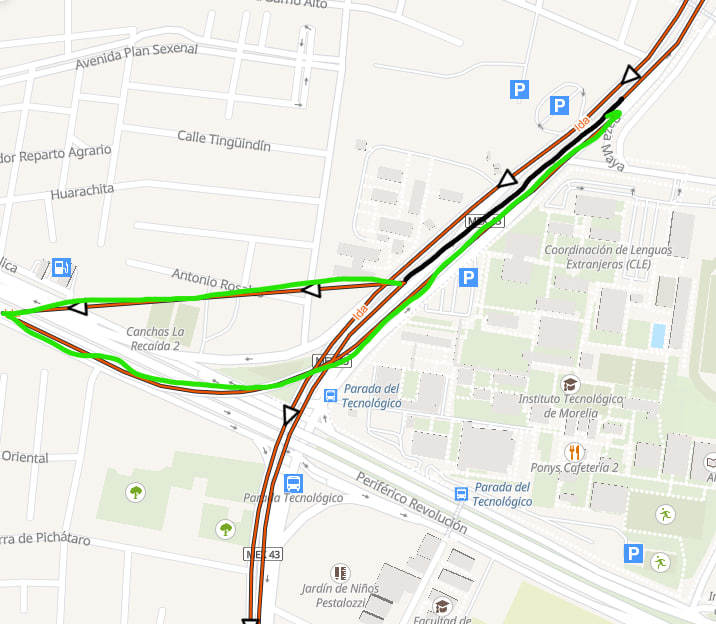
#> input picture rutasdecombi/c1.jpg, 716 x 624 px
$ python extract_c1_black_line.py
#> lines starting #> are read from the running program, lines starting #| are printed output that depends on the picture; after the words box and inside, x2 and y2 are one past the last pixel; in counts of white or black regions, pixels touching at a corner belong together
"""Extract black/green overlay pixels from c1.jpg and georeference approximately."""
from __future__ import annotations

import json
from pathlib import Path

import numpy as np
from PIL import Image

ROOT = Path(__file__).resolve().parents[1]
C1 = ROOT / "rutasdecombi" / "c1.jpg"

# Visible map bounds estimated from route geometry in the screenshot area.
LNG_MIN, LNG_MAX = -101.195, -101.155
LAT_MIN, LAT_MAX = 19.698, 19.735


def pixels_to_geo(xs: np.ndarray, ys: np.ndarray, w: int, h: int) -> list[tuple[float, float]]:
    lng = LNG_MIN + (xs / w) * (LNG_MAX - LNG_MIN)
    lat = LAT_MAX - (ys / h) * (LAT_MAX - LAT_MIN)
    return list(zip(lng.tolist(), lat.tolist()))


def trace_color(img: np.ndarray, kind: str) -> list[tuple[int, int]]:
    r, g, b = img[:, :, 0], img[:, :, 1], img[:, :, 2]
    if kind == "black":
        mask = (r < 70) & (g < 70) & (b < 70)
    elif kind == "green":
        mask = (g > 140) & (r < 120) & (b < 120)
    else:
        mask = (r > 200) & (g > 90) & (g < 180) & (b < 80)
    ys, xs = np.where(mask)
    return list(zip(xs.tolist(), ys.tolist()))


def sort_path(points: list[tuple[int, int]]) -> list[tuple[int, int]]:
    if len(points) < 2:
        return points
    remaining = points[:]
    path = [remaining.pop(0)]
    while remaining:
        last = path[-1]
        dists = [((p[0] - last[0]) ** 2 + (p[1] - last[1]) ** 2, i) for i, p in enumerate(remaining)]
        _, idx = min(dists)
        path.append(remaining.pop(idx))
    return path


def downsample(path: list[tuple[int, int]], step: int = 8) -> list[tuple[int, int]]:
    return path[::step]


def main() -> None:
    img = np.array(Image.open(C1).convert("RGB"))
#> img is the input picture: shape (624, 716, 3); mean R, G, B 235.6, 236.3, 228.1
    h, w = img.shape[:2]
#> h = 624; w = 716
    for kind in ("black", "green", "orange"):
        px = trace_color(img, kind)
        print(kind, "pixels", len(px))
        if not px:
            continue
        ordered = sort_path(px)
        sampled = downsample(ordered, 12)
        geo = pixels_to_geo(
            np.array([p[0] for p in sampled]),
            np.array([p[1] for p in sampled]),
            w,
            h,
        )
        out = ROOT / "scratch" / f"c1_{kind}_line.geojson"
        out.write_text(
            json.dumps(
                {
                    "type": "FeatureCollection",
                    "features": [
                        {
                            "type": "Feature",
                            "properties": {"kind": kind},
                            "geometry": {"type": "LineString", "coordinates": geo},
                        }
                    ],
                },
                ensure_ascii=False,
            ),
            encoding="utf-8",
        )
        print("wrote", out, "points", len(geo))
        for i, (lng, lat) in enumerate(geo[:15]):
            print(f"  {i:2d} {lng:.6f} {lat:.6f}")
#> this loop made 3 passes
#| black pixels 1933
#| wrote scratch/c1_black_line.geojson points 162
#| green pixels 5587
#| wrote scratch/c1_green_line.geojson points 466
#| orange pixels 655
#| wrote scratch/c1_orange_line.geojson points 55
#> pass 1, in trace_color, `r, g, b = img[:, :, 0], img[:, :, 1], img[:, :, 2]`:
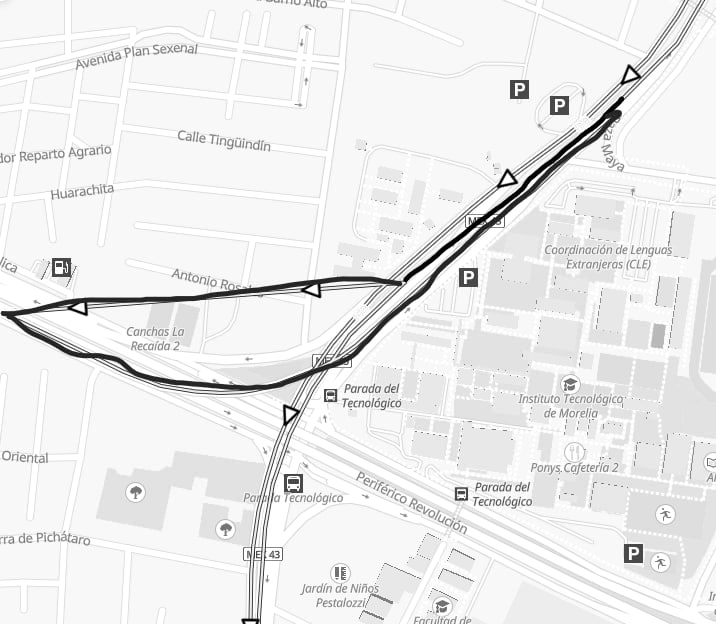
#> r: shape (624, 716); min 0, max 255, mean 235.6
#> pass 1, in trace_color, `r, g, b = img[:, :, 0], img[:, :, 1], img[:, :, 2]`:
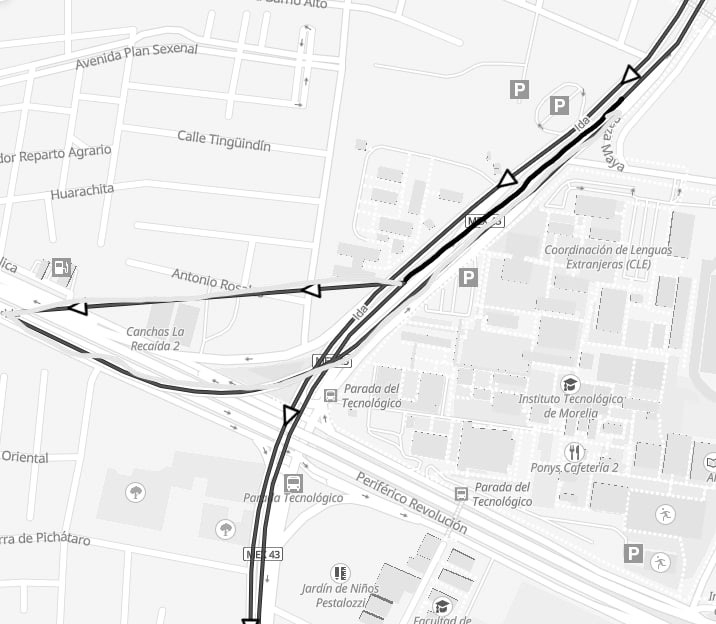
#> g: shape (624, 716); min 0, max 255, mean 236.3
#> pass 1, in trace_color, `r, g, b = img[:, :, 0], img[:, :, 1], img[:, :, 2]`:
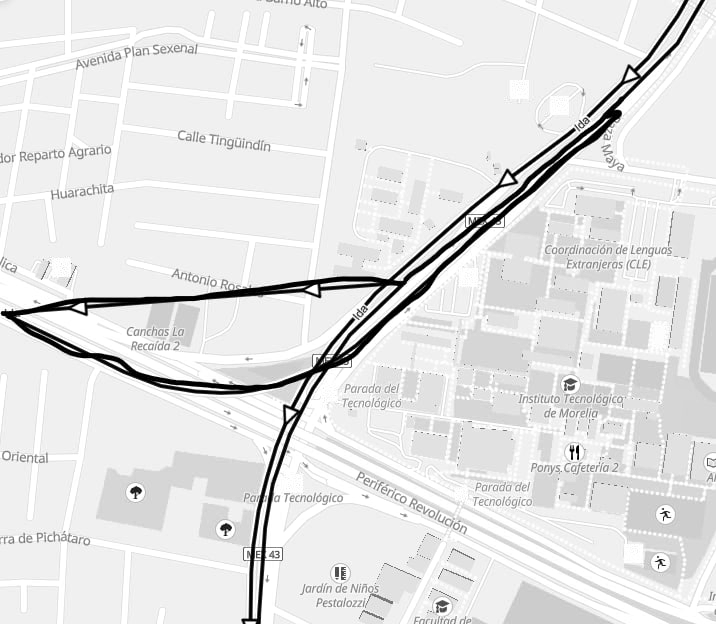
#> b: shape (624, 716); min 0, max 255, mean 228.1
#> pass 1, in trace_color, `mask = (r < 70) & (g < 70) & (b < 70)`:
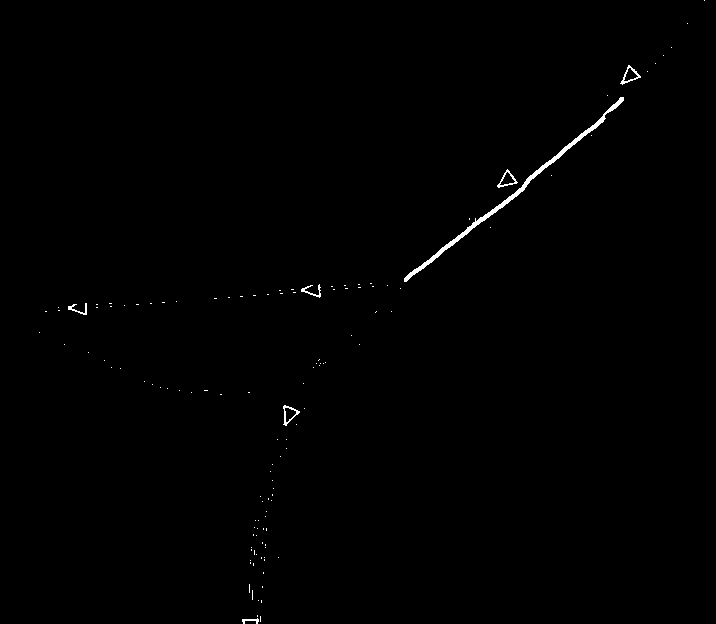
#> mask: shape (624, 716) bool; 0.43% white; 123 white regions (116 under 20 px), largest, box (x1, y1, x2, y2) and area: (404, 97, 624, 282) 1219, (620, 65, 641, 85) 105, (283, 405, 300, 426) 101


if __name__ == "__main__":
    main()
